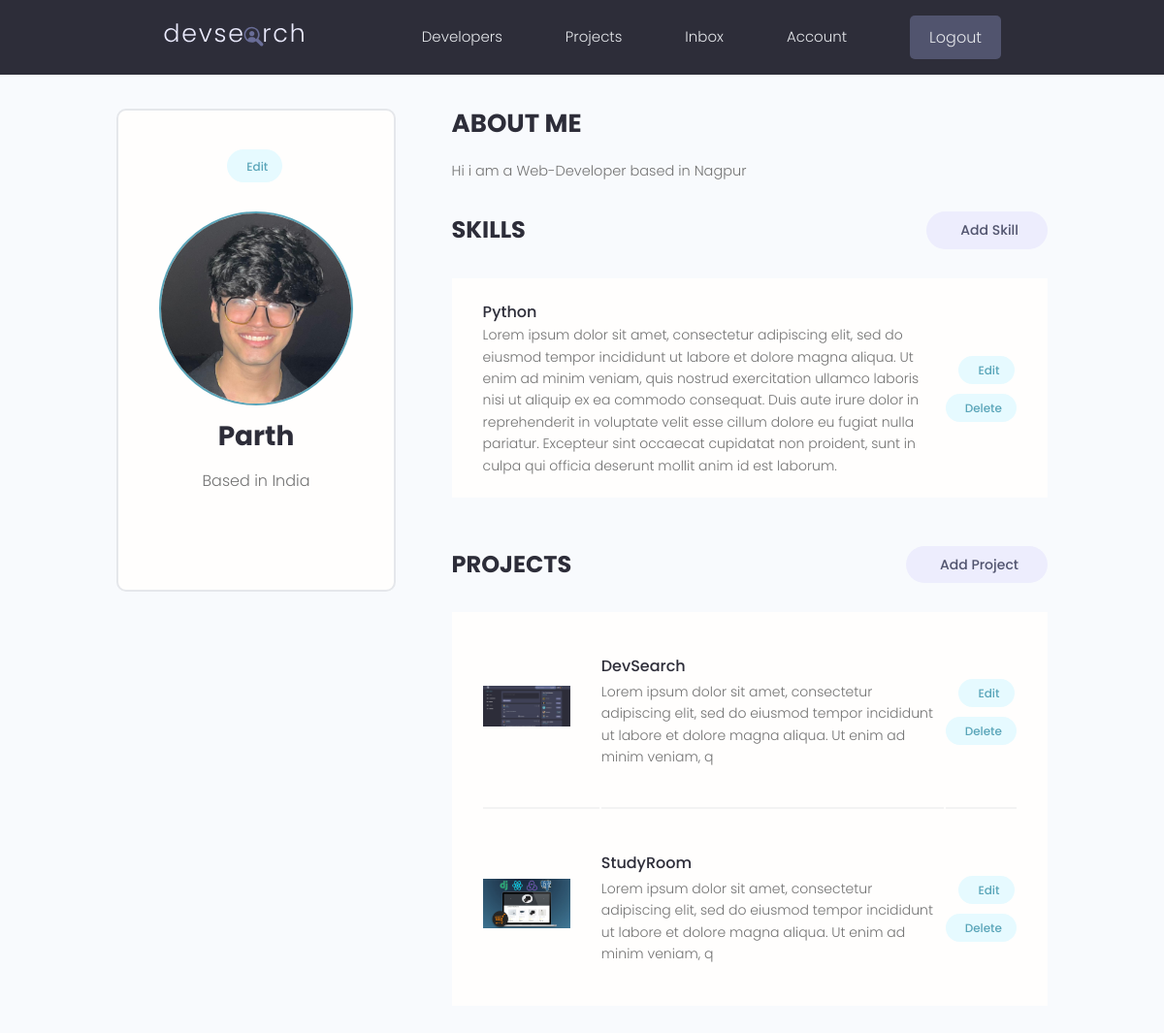
The app's page /account/ (signed in) with its own data.
### users/models.py (models this page shows, shortened)
class Profile(models.Model):
    user = models.OneToOneField(
        User, on_delete=models.CASCADE, null=True, blank=True)
    name = models.CharField(max_length=200, blank=True, null=True)
    email = models.EmailField(max_length=500, blank=True, null=True)
    username = models.CharField(max_length=200, blank=True, null=True)
    location = models.CharField(max_length=200, blank=True, null=True, default="Earth")
    short_intro = models.CharField(max_length=200, blank=True, null=True, default="This is a default bio. User has not added a bio yet.")
    bio = models.TextField(blank=True, null=True)
    profile_image = models.ImageField(
        null=True, blank=True, upload_to='profiles/', default="profiles/user-default.png")
    social_github = models.CharField(max_length=200, blank=True, null=True)
    social_twitter = models.CharField(max_length=200, blank=True, null=True)
    social_linkedin = models.CharField(max_length=200, blank=True, null=True)
    social_youtube = models.CharField(max_length=200, blank=True, null=True)
    social_website = models.CharField(max_length=200, blank=True, null=True)
    created = models.DateTimeField(auto_now_add=True)
    id = models.UUIDField(default=uuid.uuid4, unique=True,
                          primary_key=True, editable=False)
    class Meta:
        ordering = ['created']
    @property
    def imageURL(self):
        try:
            url = self.profile_image.url
        except:
            url = ''
        return url

class Skill(models.Model):
    owner = models.ForeignKey(
        Profile, on_delete=models.CASCADE, null=True, blank=True)
    name = models.CharField(max_length=200, blank=True, null=True)
    description = models.TextField(null=True, blank=True)
    created = models.DateTimeField(auto_now_add=True)
    id = models.UUIDField(default=uuid.uuid4, unique=True,
                          primary_key=True, editable=False)

### projects/models.py (models this page shows, shortened)
class Project(models.Model):
    owner = models.ForeignKey(
        Profile, null=True, blank=True, on_delete=models.CASCADE)
    title = models.CharField(max_length=200)
    description = models.TextField(null=True, blank=True)
    featured_image = models.ImageField(
        null=True, blank=True, default="default.jpg")
    demo_link = models.CharField(max_length=2000, null=True, blank=True)
    source_link = models.CharField(max_length=2000, null=True, blank=True)
    tags = models.ManyToManyField('Tag', blank=True)
    vote_total = models.IntegerField(default=0, null=True, blank=True)
    vote_ratio = models.IntegerField(default=0, null=True, blank=True)
    created = models.DateTimeField(auto_now_add=True)
    id = models.UUIDField(default=uuid.uuid4, unique=True,
                          primary_key=True, editable=False)
    class Meta:
        ordering = ['-vote_ratio', '-vote_total', 'title']
    @property
    def imageURL(self):
        try:
            url = self.featured_image.url
        except:
            url = ''
        return url

### users/views.py (the view)
# urls.py: path('account/', views.userAccount, name="account"),
@login_required(login_url='login')
def userAccount(request):
    profile = request.user.profile
    skills = profile.skill_set.all()
    projects = profile.project_set.all()
    context = {'profile': profile, 'skills': skills, 'projects': projects}
    return render(request, 'users/account.html', context)

### users/templates/users/account.html (shortened to what this page needs)
{% extends 'main.html' %}
{% block content %}
<main class="settingsPage profile my-md">
  <div class="container">
    <div class="layout">
      <div class="column column--1of3">
        <div class="card text-center">
          <div class="card__body dev">
            <a class="tag tag--pill tag--main settings__btn" href="{% url 'edit-account' %}">
              Edit</a>
            <img class="avatar avatar--xl dev__avatar" src="{{profile.imageURL}}" />
            <h2 class="dev__name">{{profile.name}}</h2>
            <p class="dev__location">Based in {{profile.location}}</p>
          </div>
        </div>
      </div>
      <div class="column column--2of3">
        <div class="devInfo">
          <h3 class="devInfo__title">About Me</h3>
          <p class="devInfo__about">{{profile.bio}}</p>
        </div>
        <div class="settings">
          <h3 class="settings__title">Skills</h3>
          <a class="tag tag--pill tag--sub settings__btn tag--lg" href="{% url 'create-skill' %}"> Add Skill</a>
        </div>
        <table class="settings__table">
          {% for skill in skills %}
          <tr>
            <td class="settings__tableInfo">
              <h4>{{skill.name}}</h4>
              <p>
                {{skill.description}}
              </p>
            </td>
            <td class="settings__tableActions">
              <a class="tag tag--pill tag--main settings__btn" href="{% url 'update-skill' skill.id %}"> Edit</a>
              <a class="tag tag--pill tag--main settings__btn" href="{% url 'delete-skill' skill.id %}?next=/account">
                Delete</a>
            </td>
          </tr>
          {% endfor %}
        </table>
        <div class="settings">
          <h3 class="settings__title">Projects</h3>
          <a class="tag tag--pill tag--sub settings__btn tag--lg" href="{% url 'create-project' %}"> Add Project</a>
        </div>
        <table class="settings__table">
          {% for project in projects %}
          <tr>
            <td class="settings__thumbnail">
              <a href="{% url 'project' project.id %}"><img src="{{project.imageURL}}" alt="Project Thumbnail" /></a>
            </td>
            <td class="settings__tableInfo">
              <a href="{% url 'project' project.id %}">{{project.title}}</a>
              <p>{{project.description|slice:"150"}}</p>
            </td>
            <td class="settings__tableActions">
              <a class="tag tag--pill tag--main settings__btn" href="{% url 'update-project' project.id %}"> Edit</a>
              <a class="tag tag--pill tag--main settings__btn"
                href="{% url 'delete-project'  project.id %}?next=/account">
                Delete</a>
            </td>
          </tr>
          {% endfor %}
        </table>
      </div>
    </div>
  </div>
</main>
{% endblock %}

### static/styles/app.css (style rules this page uses)
:root { --color-sub: #2d2d39; }
.card { border: 2px solid var(--color-light); }
img { width: 100%; }
.profile .card > .dev { padding: 4rem; }
.dev__avatar { display: block; margin: auto; }
.dev__name { color: var(--color-sub); font-size: 2.8rem; font-weight: 700; margin-top: 1rem; margin-bottom: 0.5rem; }
.dev__location { margin-top: 1rem; }
.devInfo { margin-bottom: 3rem; }
.devInfo__title, .devInfo__subtitle { font-size: 2.6rem; color: var(--color-sub); text-transform: uppercase; font-weight: 700; margin-bottom: 1.5rem; }
.devInfo__about, .devSkill__info { font-size: 1.45rem; line-height: 1.7; text-align: justify; }
.settingsPage .dev > .settings__btn { display: inline-block; margin-bottom: 3rem; }
.settings { display: flex; justify-content: space-between; align-items: center; }
.settings__title { font-size: 2.4rem; text-transform: uppercase; font-weight: 700; color: var(--color-sub); }
.settings__table { margin-top: 3rem; margin-bottom: 5rem; padding: 0 3rem; background: var(--color-white); }
.settings__table tr { width: 100%; }
.settings__table tr > td { padding: 2rem 0; }
.settings__table tr:not(:last-child) td { border-bottom: 2px solid var(--color-white-light); }
.settings__thumbnail { width: 23%; min-width: 10rem; }
.settings__thumbnail img { padding-right: 3rem; height: 15rem; object-fit: contain; }
.settings__tableInfo { width: 100%; }
.settings__tableInfo h4, .settings__tableInfo a { padding-right: 1rem; width: auto; font-size: 1.6rem; font-weight: 500; color: var(--color-sub); }
.settings__tableInfo p { font-size: 1.4rem; }
.settings__tableActions { text-align: right; }

### static/uikit/styles/modules/_variables.css (style rules this page uses)
:root { --color-main: #5aa5b9; --color-main-light: #e6faff; --color-sub: #3f4156; --color-sub-light: #51546e; --color-sub-lighter: #ededfd; --color-text: #737373; --color-gray: #8b8b8b; --color-light: #e5e7eb; --color-light-gray: #767676; --color-bg: #f8fafd; --color-white: #fffefd; --color-white-light: #f3f3f3; --color-success: #359e64; --color-success-bg: #def8e8; --color-error: #fc4b0b; --color-error-bg: #fff2ee; --font-base: 'Poppins', arial, helvetica, 'Segoe UI', roboto, ubuntu, sans-serif; --font-monospace: 'Fira Code', 'Courier New', courier, monospace; --font-regular: 300; --font-medium: 500; --font-bold: 700; --generic-shadow: 1px 1px 5px #00000010; --generic-transition: all 0.3s ease-in-out; }

### static/uikit/styles/modules/_base.css (style rules this page uses)
* { margin: 0; padding: 0; box-sizing: border-box; text-rendering: optimizeLegibility; color: inherit; font-size: inherit; }
html { font-size: 50%; }
@media only screen and (min-width: 480px) { html { font-size: 56.25%; } }
@media only screen and (min-width: 1200px) { html { font-size: 62.5%; } }
body { line-height: 1.6; font-weight: 400; font-size: 1.5rem; color: var(--color-text); background-color: var(--color-bg); min-height: 100vh; }

### static/uikit/styles/modules/_typography.css (style rules this page uses)
* { font-family: var(--font-base); }
h2 { font-size: 3.6rem; font-weight: var(--font-bold); }
h3 { font-size: 3.2rem; font-weight: var(--font-medium); }
h4 { font-size: 2.8rem; font-weight: var(--font-medium); }
p, span, strong { font-size: 1.6rem; color: var(--color-text); font-weight: var(--font-regular); }
a { padding-bottom: 2px; text-decoration: none; display: inline-block; color: var(--color-main); font-weight: var(--font-medium); }

### static/uikit/styles/modules/_utilities.css (style rules this page uses)
.container { width: 92%; max-width: 165rem; margin: 0 auto; box-sizing: border-box; }
@media screen and (min-width: 1000px) { .container { width: 90%; } }
@media screen and (min-width: 1200px) { .container { width: 80%; } }
.text-center { text-align: center; }
.my-md { margin: 3rem auto; }

### static/uikit/styles/modules/_avatar.css (style rules this page uses)
.avatar { border-radius: 50%; border: 2px solid var(--color-main); object-fit: cover; }
.avatar--xl { height: 20rem; width: 20rem; }

### static/uikit/styles/modules/_card.css (style rules this page uses)
.card { border-radius: 1rem; background-color: var(--color-white); border: 1.5px solid var(--color-light); width: auto; height: auto; margin-top: 0.5rem; margin-bottom: 0.5rem; overflow: hidden; }
.card__body, .card__header { padding: 2rem 2.5rem; }

### static/uikit/styles/modules/_layout.css (style rules this page uses)
.layout { display: flex; flex-flow: row wrap; justify-content: space-between; }
.layout > .column { margin-bottom: 3rem; }
.layout > .column.column--1of3 { flex-basis: 30%; }
.layout > .column.column--2of3 { flex-basis: 64%; }

### records on screen
Profile: imageURL (picture), name "Parth", location "India", bio "Hi i am a Web-Developer based in Nagpur"
Skill: name "Python", description "Lorem ipsum dolor sit amet, consectetur adipiscing elit, sed do eiusmod tempor incididunt ut labore et dolore magna aliqua. Ut enim ad minim veniam, quis nostrud exercitation ullamco laboris nisi ut aliquip ex ea commodo consequat. Duis aute irure dolor in reprehenderit in voluptate velit esse cillum dolore eu fugiat nulla pariatur. Excepteur sint occaecat cupidatat non proident, sunt in culpa qui officia deserunt mollit anim id est laborum."
Project: imageURL (picture), title "DevSearch", description "Lorem ipsum dolor sit amet, consectetur adipiscing elit, sed do eiusmod tempor incididunt ut labore et dolore magna aliqua. Ut enim ad minim veniam, q"
Project: imageURL (picture), title "StudyRoom", description "Lorem ipsum dolor sit amet, consectetur adipiscing elit, sed do eiusmod tempor incididunt ut labore et dolore magna aliqua. Ut enim ad minim veniam, q"
